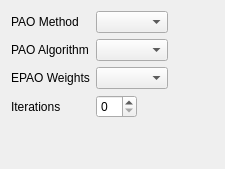
          <widget class="QWidget" name="AdvancedPAO">
           <layout class="QVBoxLayout">
            <item>
             <layout class="QGridLayout">
              <item row="2" column="0">
               <widget class="QLabel" name="label_49">
                <property name="text">
                 <string>EPAO Weights</string>
                </property>
               </widget>
              </item>
              <item row="2" column="1">
               <widget class="QComboBox" name="epao_weights"/>
              </item>
              <item row="1" column="0">
               <widget class="QLabel" name="label_50">
                <property name="text">
                 <string>PAO Algorithm</string>
                </property>
               </widget>
              </item>
              <item row="0" column="1">
               <widget class="QComboBox" name="pao_method"/>
              </item>
              <item row="1" column="1">
               <widget class="QComboBox" name="pao_algorithm"/>
              </item>
              <item row="3" column="1" colspan="2">
               <layout class="QHBoxLayout">
                <item>
                 <widget class="QSpinBox" name="epao_iterate"/>
                </item>
                <item>
                 <spacer>
                  <property name="orientation">
                   <enum>Qt::Horizontal</enum>
                  </property>
                  <property name="sizeHint" stdset="0">
                   <size>
                    <width>40</width>
                    <height>20</height>
                   </size>
                  </property>
                 </spacer>
                </item>
               </layout>
              </item>
              <item row="3" column="0">
               <widget class="QLabel" name="label_48">
                <property name="text">
                 <string>Iterations</string>
                </property>
               </widget>
              </item>
              <item row="0" column="0">
               <widget class="QLabel" name="label_51">
                <property name="text">
                 <string>PAO Method</string>
                </property>
               </widget>
              </item>
              <item row="0" column="2">
               <spacer>
                <property name="orientation">
                 <enum>Qt::Horizontal</enum>
                </property>
                <property name="sizeHint" stdset="0">
                 <size>
                  <width>40</width>
                  <height>20</height>
                 </size>
                </property>
               </spacer>
              </item>
             </layout>
            </item>
            <item>
             <spacer>
              <property name="orientation">
               <enum>Qt::Vertical</enum>
              </property>
              <property name="sizeHint" stdset="0">
               <size>
                <width>20</width>
                <height>40</height>
               </size>
              </property>
             </spacer>
            </item>
           </layout>
          </widget>
